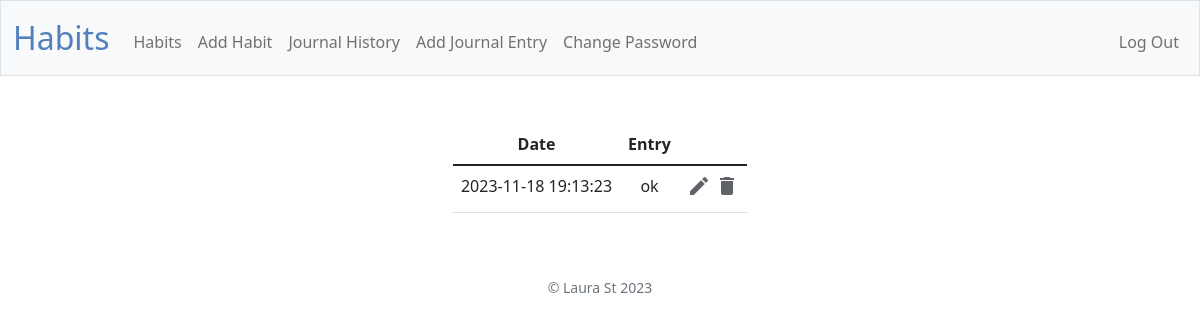
/journal-history (signed in), run on an earlier commit of the app's database.
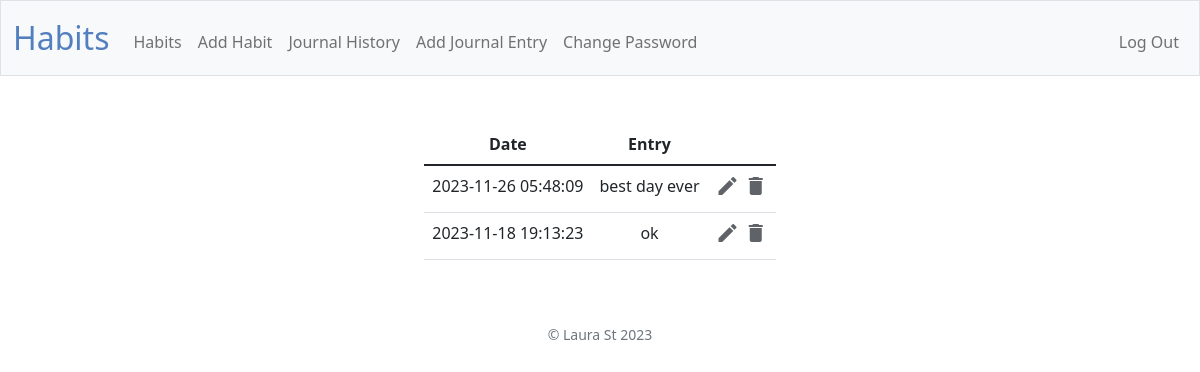
And on a later commit of the database.
### tables this page shows
CREATE TABLE journal_entries (
    entry_id INTEGER PRIMARY KEY AUTOINCREMENT,
    user_id INTEGER,
    entry_content TEXT NOT NULL,
    created_at DATETIME DEFAULT CURRENT_TIMESTAMP,
    FOREIGN KEY (user_id) REFERENCES users(id)
);

### app.py (the view)
@app.route("/journal-history")
@login_required
def journal_history():
    entries = database.get_entries(session.get("user_id"))
    return render_template("journal-history.html", entries=entries)

### app.py (called while the page is built)
@app.after_request
def after_request(response):
    response.headers["Cache-Control"] = "no-cache, no-store, must-revalidate"
    response.headers["Expires"] = 0
    response.headers["Pragma"] = "no-cache"
    return response

### database.py (called while the page is built)
def get_entries(user_id):
    return db.execute(
        "SELECT * FROM journal_entries WHERE user_id = ? ORDER BY created_at DESC", user_id
    )

### helpers.py (called while the page is built)
def login_required(f):
    @wraps(f)
    def decorated_function(*args, **kwargs):
        if session.get("user_id") is None:
            return redirect("/login")
        return f(*args, **kwargs)
    return decorated_function

### templates/journal-history.html (shortened to what this page needs)
{% extends "layout.html" %}
{% block main %}
<table class="table mx-auto w-auto">
    <thead>
        <tr>
            <th>Date</th>
            <th>Entry</th>
            <th></th>
        </tr>
    </thead>
    <tbody>
        {% for entry in entries %}
        <tr>
            <td>{{entry.created_at}}</td>
            <td>{{entry.entry_content}}</td>
            <td>
                <a href="/edit-journal-entry/{{ entry.entry_id }}" class="icon-link"><span
                        class="material-icons grey_color">edit</span></a>
                <a href="javascript:void(0)" onclick="deleteEntry('{{ entry.entry_id }}')" class="icon-link"><span
                        class="material-icons grey_color">delete</span></a>
            </td>
        </tr>
        {% endfor %}
    </tbody>
</table>
{% endblock %}

### templates/layout.html (shortened to what this page needs)
<!DOCTYPE html>
<html lang="en">
<head>
    <link href="https://cdn.jsdelivr.net/npm/bootstrap@5.1.3/dist/css/bootstrap.min.css"
 rel="stylesheet">
    <link href="/static/styles.css" rel="stylesheet">
</head>
<body>
    <nav class="bg-light border navbar navbar-expand-md navbar-light">
        <div class="container-fluid">
            <a class="navbar-brand" href="/"><span class="blue">Habits</span></a>
            <div class="collapse navbar-collapse" id="navbar">
                {% if session["user_id"] %}
                <ul class="navbar-nav me-auto mt-2">
                    <li class="nav-item"><a class="nav-link" href="/habits">Habits</a></li>
                    <li class="nav-item"><a class="nav-link" href="/add-habit">Add Habit</a></li>
                    <li class="nav-item"><a class="nav-link" href="/journal-history">Journal History</a></li>
                    <li class="nav-item"><a class="nav-link" href="/add-journal-entry">Add Journal Entry</a></li>
                    <li class="nav-item"><a class="nav-link" href="/change-password">Change Password</a></li>
                </ul>
                <ul class="navbar-nav ms-auto mt-2">
                    <li class="nav-item"><a class="nav-link" href="/logout">Log Out</a></li>
                </ul>
                {% else %}
                <ul class="navbar-nav ms-auto mt-2">
                    <li class="nav-item"><a class="nav-link" href="/register">Register</a></li>
                    <li class="nav-item"><a class="nav-link" href="/login">Log In</a></li>
                </ul>
                {% endif %}
            </div>
        </div>
    </nav>
    <main class="container-fluid py-5 text-center">
        {% block main %}{% endblock %}
    </main>
    <footer class="mb-5 small text-center text-muted">
        &copy; Laura St 2023
    </footer>
</body>
</html>

### static/styles.css (style rules this page uses)
nav .navbar-brand { font-size: xx-large; }
nav .navbar-brand .blue { color: #537fbe; }
.grey_color { color: #5f6368; }

What changed in the data, as far as the page shows it:
added journal_entries: created_at "2023-11-26 05:48:09", entry_content "best day ever"
